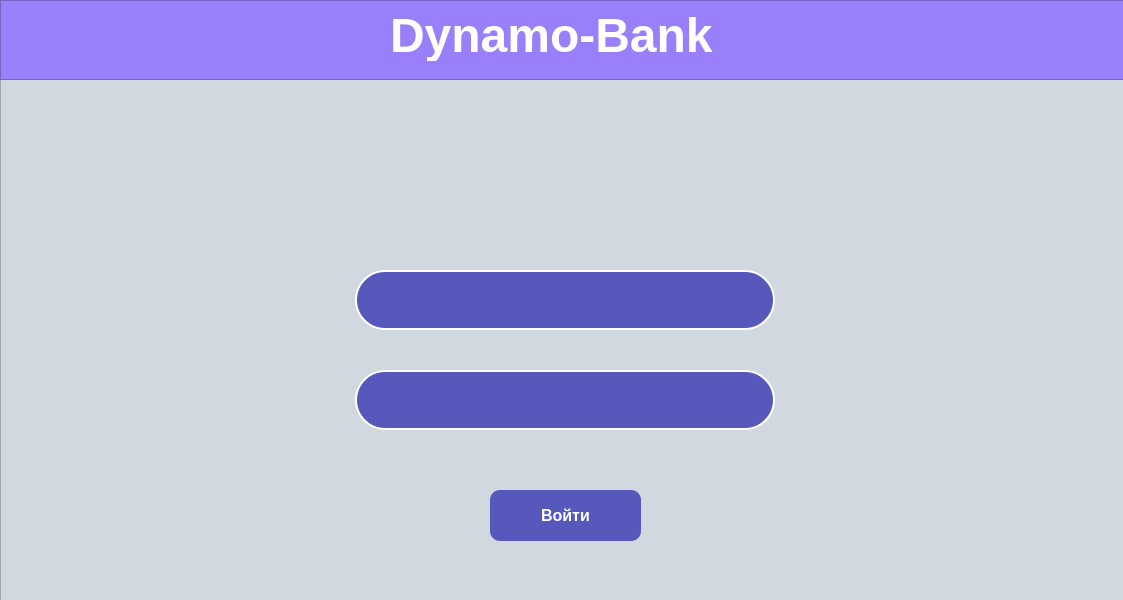
<?xml version="1.0" encoding="UTF-8"?>
<ui version="4.0">
 <class>MainWindow</class>
 <widget class="QMainWindow" name="MainWindow">
  <property name="geometry">
   <rect>
    <x>0</x>
    <y>0</y>
    <width>1123</width>
    <height>600</height>
   </rect>
  </property>
  <property name="windowTitle">
   <string>MainWindow</string>
  </property>
  <widget class="QWidget" name="centralwidget">
   <widget class="QFrame" name="frame">
    <property name="geometry">
     <rect>
      <x>0</x>
      <y>0</y>
      <width>1131</width>
      <height>601</height>
     </rect>
    </property>
    <property name="styleSheet">
     <string notr="true">background-color:#d1d8e0;</string>
    </property>
    <property name="frameShape">
     <enum>QFrame::StyledPanel</enum>
    </property>
    <property name="frameShadow">
     <enum>QFrame::Raised</enum>
    </property>
    <widget class="QFrame" name="frame_2">
     <property name="geometry">
      <rect>
       <x>0</x>
       <y>0</y>
       <width>1131</width>
       <height>80</height>
      </rect>
     </property>
     <property name="styleSheet">
      <string notr="true">background-color:#9980FA;
color:white;
text-align:center;</string>
     </property>
     <property name="frameShape">
      <enum>QFrame::StyledPanel</enum>
     </property>
     <property name="frameShadow">
      <enum>QFrame::Raised</enum>
     </property>
     <widget class="QLabel" name="label">
      <property name="geometry">
       <rect>
        <x>390</x>
        <y>10</y>
        <width>391</width>
        <height>51</height>
       </rect>
      </property>
      <property name="font">
       <font>
        <family>Tahoma</family>
        <pointsize>36</pointsize>
        <weight>75</weight>
        <bold>true</bold>
       </font>
      </property>
      <property name="styleSheet">
       <string notr="true">color:#black;</string>
      </property>
      <property name="text">
       <string>Dynamo-Bank</string>
      </property>
     </widget>
    </widget>
    <widget class="QLabel" name="label_2">
     <property name="geometry">
      <rect>
       <x>470</x>
       <y>590</y>
       <width>461</width>
       <height>181</height>
      </rect>
     </property>
     <property name="text">
      <string/>
     </property>
     <property name="pixmap">
      <pixmap>imgonline-com-ua-Transparent-backgr-48tgqomMjDUEwY.png</pixmap>
     </property>
    </widget>
    <widget class="QLabel" name="label_3">
     <property name="geometry">
      <rect>
       <x>320</x>
       <y>80</y>
       <width>461</width>
       <height>181</height>
      </rect>
     </property>
     <property name="text">
      <string/>
     </property>
     <property name="pixmap">
      <pixmap>imgonline-com-ua-Transparent-backgr-48tgqomMjDUEwY.png</pixmap>
     </property>
    </widget>
    <widget class="QLineEdit" name="user_login_input">
     <property name="geometry">
      <rect>
       <x>355</x>
       <y>270</y>
       <width>420</width>
       <height>60</height>
      </rect>
     </property>
     <property name="font">
      <font>
       <family>Tahoma</family>
       <pointsize>20</pointsize>
       <weight>75</weight>
       <bold>true</bold>
      </font>
     </property>
     <property name="styleSheet">
      <string notr="true">background-color:#5758BB;
color:white;
border: 2px solid white;
border-radius: 30px;</string>
     </property>
     <property name="text">
      <string/>
     </property>
     <property name="alignment">
      <set>Qt::AlignCenter</set>
     </property>
    </widget>
    <widget class="QLineEdit" name="user_password_input">
     <property name="geometry">
      <rect>
       <x>355</x>
       <y>370</y>
       <width>420</width>
       <height>60</height>
      </rect>
     </property>
     <property name="font">
      <font>
       <family>Tahoma</family>
       <pointsize>20</pointsize>
       <weight>75</weight>
       <bold>true</bold>
      </font>
     </property>
     <property name="styleSheet">
      <string notr="true">background-color:#5758BB;
color:white;
border: 2px solid white;
border-radius: 30px;</string>
     </property>
     <property name="alignment">
      <set>Qt::AlignCenter</set>
     </property>
    </widget>
    <widget class="QPushButton" name="enter_user_button">
     <property name="geometry">
      <rect>
       <x>490</x>
       <y>490</y>
       <width>151</width>
       <height>51</height>
      </rect>
     </property>
     <property name="font">
      <font>
       <family>Tahoma</family>
       <pointsize>12</pointsize>
       <weight>75</weight>
       <bold>true</bold>
      </font>
     </property>
     <property name="styleSheet">
      <string notr="true">QPushButton{background-color:#5758BB;
color:white;
border-radius: 10px;}
QPushButton:pressed{
background-color:darkgreen;
color:white;
border-radius: 10px;
}</string>
     </property>
     <property name="text">
      <string>Войти</string>
     </property>
    </widget>
   </widget>
  </widget>
 </widget>
 <resources/>
 <connections/>
</ui>
